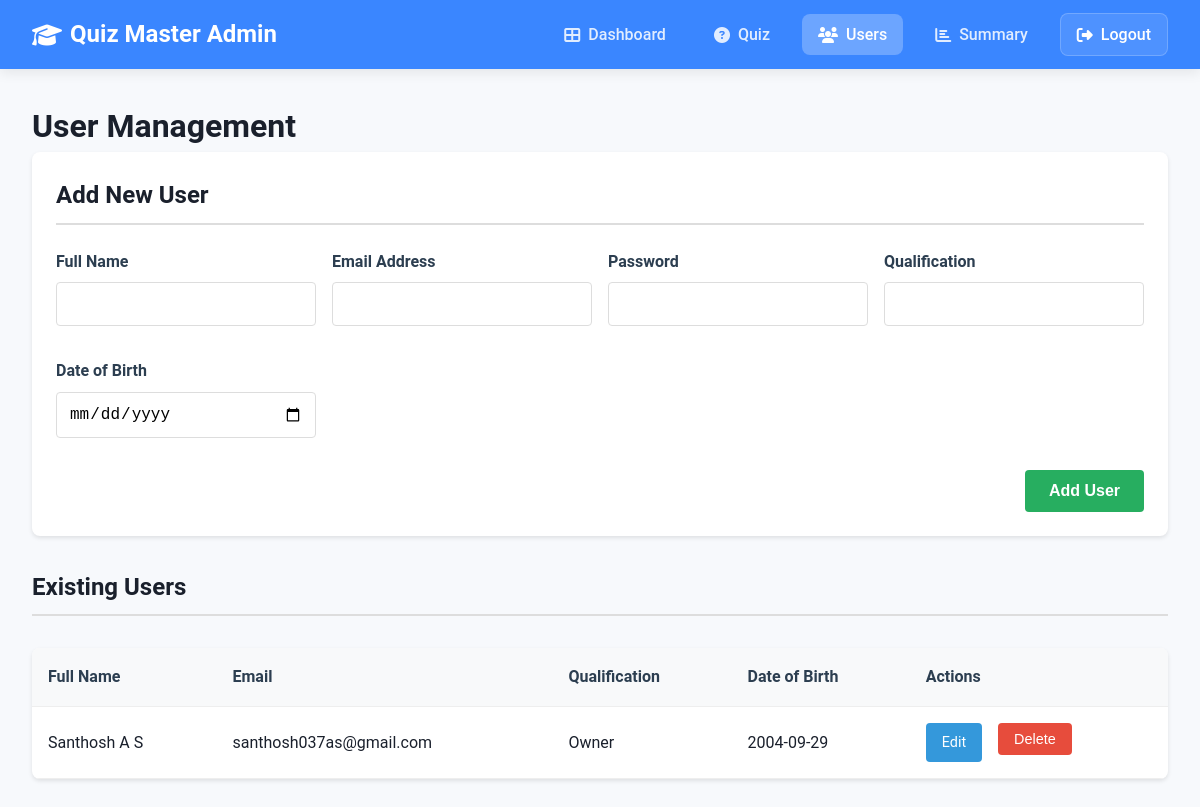
Screenshot of /users (signed in) with the database file from the repository.
### app.py (models this page shows, shortened)
class User(db.Model):
    __table_args__ = {'extend_existing': True}
    id = db.Column(db.Integer, primary_key=True)
    email = db.Column(db.String(120), unique=True, nullable=False)
    password = db.Column(db.String(200), nullable=False)
    full_name = db.Column(db.String(100), nullable=False)
    qualification = db.Column(db.String(100), nullable=False)
    dob = db.Column(db.Date, nullable=False)
    is_admin = db.Column(db.Boolean, default=False)
    quiz_attempts = db.relationship('QuizAttempt', back_populates='user', lazy=True)

### app.py (the view)
@app.route('/users')
@admin_required
def users():
    try:
        all_users = User.query.filter(User.id != session['user_id']).all()
        return render_template('admin/users.html', active_page='users', users=all_users)
    except Exception as e:
        flash('Error loading users. Please try again.', 'error')
        return redirect(url_for('admin_dashboard'))

### app.py (called while the page is built)
def get_current_user():
    if 'user_id' in session:
        return User.query.get(session['user_id'])
    return None

@app.context_processor
def utility_processor():
    return dict(current_user=get_current_user())

def admin_required(f):
    @wraps(f)
    def decorated_function(*args, **kwargs):
        if 'user_id' not in session:
            flash('Please login first.', 'error')
            return redirect(url_for('login'))
        user = User.query.get(session['user_id'])
        if not user or not user.is_admin:
            flash('Admin access required.', 'error')
            return redirect(url_for('dashboard'))
        return f(*args, **kwargs)
    return decorated_function

### templates/admin/users.html (shortened to what this page needs)
<!DOCTYPE html>
<html lang="en">
<head>
    <link rel="stylesheet" href="https://cdnjs.cloudflare.com/ajax/libs/font-awesome/6.4.0/css/all.min.css">
    <link href="/static/navbar.css" rel="stylesheet">
</head>
<body>
    <nav class="navbar">
        <div class="nav-container">
            <div class="brand">
                <i class="fas fa-graduation-cap"></i>
                Quiz Master Admin
            </div>
            <div class="nav-links">
                <a href="{{ url_for('admin_dashboard') }}" {% if active_page == 'home' %}class="active"{% endif %}>
                    <i class="fas fa-th-large"></i> Dashboard
                </a>
                <a href="{{ url_for('admin_quiz') }}" {% if active_page == 'quiz' %}class="active"{% endif %}>
                    <i class="fas fa-question-circle"></i> Quiz
                </a>
                <a href="{{ url_for('users') }}" {% if active_page == 'users' %}class="active"{% endif %}>
                    <i class="fas fa-users"></i> Users
                </a>
                <a href="{{ url_for('admin_summary') }}" {% if active_page == 'summary' %}class="active"{% endif %}>
                    <i class="fas fa-chart-bar"></i> Summary
                </a>
                <a href="{{ url_for('logout') }}" class="logout-btn">
                    <i class="fas fa-sign-out-alt"></i> Logout
                </a>
            </div>
        </div>
    </nav>
    <main class="users-container">
        <h1>User Management</h1>
        <div class="add-user-card">
            <h2 class="section-title">Add New User</h2>
            <form action="{{ url_for('add_user') }}" method="POST" class="add-user-form">
                <div class="form-group">
                    <label for="full_name">Full Name</label>
                    <input type="text" id="full_name" name="full_name" class="form-control" required>
                </div>
                <div class="form-group">
                    <label for="email">Email Address</label>
                    <input type="email" id="email" name="email" class="form-control" required>
                </div>
                <div class="form-group">
                    <label for="password">Password</label>
                    <input type="password" id="password" name="password" class="form-control" required>
                </div>
                <div class="form-group">
                    <label for="qualification">Qualification</label>
                    <input type="text" id="qualification" name="qualification" class="form-control" required>
                </div>
                <div class="form-group">
                    <label for="dob">Date of Birth</label>
                    <input type="date" id="dob" name="dob" class="form-control" required>
                </div>
                <button type="submit" class="btn-add-user">Add User</button>
            </form>
        </div>
        <h2 class="section-title">Existing Users</h2>
        {% if users %}
        <table class="users-table">
            <thead>
                <tr>
                    <th>Full Name</th>
                    <th>Email</th>
                    <th>Qualification</th>
                    <th>Date of Birth</th>
                    <th>Actions</th>
                </tr>
            </thead>
            <tbody>
                {% for user in users %}
                <tr>
                    <td>{{ user.full_name }}</td>
                    <td>{{ user.email }}</td>
                    <td>{{ user.qualification }}</td>
                    <td>{{ user.dob.strftime('%Y-%m-%d') }}</td>
                    <td class="actions-cell">
                        <a href="{{ url_for('edit_user', user_id=user.id) }}" class="btn btn-edit">Edit</a>
                        <form action="{{ url_for('delete_user', user_id=user.id) }}" method="POST" style="display: inline;">
                            <button type="submit" class="btn btn-delete" onclick="return confirm('Are you sure you want to delete this user?')">
                                Delete
                            </button>
                        </form>
                    </td>
                </tr>
                {% endfor %}
            </tbody>
        </table>
        {% else %}
        <div class="no-users">
            <h3>No users found</h3>
            <p>There are currently no registered users in the system.</p>
        </div>
        {% endif %}
    </main>
</body>
</html>

### static/navbar.css (style rules this page uses)
:root { --primary-color: #3a86ff; --primary-hover: #2667e0; --primary-light: #d9e6ff; --secondary-color: #5e6c84; --secondary-light: #eef2f6; --success-color: #2cb67d; --warning-color: #ff9f1c; --danger-color: #e63946; --info-color: #4cc9f0; --light-color: #f8f9fa; --dark-color: #2d3748; --border-color: #e2e8f0; --bg-color: #f7f9fc; --text-color: #1a202c; --text-muted: #64748b; --box-shadow: 0 4px 12px rgba(0, 0, 0, 0.08); --transition: all 0.25s ease; --border-radius: 8px; }
* { margin: 0; padding: 0; box-sizing: border-box; }
body { font-family: 'Roboto', sans-serif; line-height: 1.6; color: var(--text-color); background-color: var(--bg-color); }
.navbar { background-color: var(--primary-color); box-shadow: var(--box-shadow); position: sticky; top: 0; z-index: 1000; }
.nav-container { display: flex; justify-content: space-between; align-items: center; padding: 0.8rem 2rem; max-width: 1400px; margin: 0 auto; }
.brand { font-size: 1.5rem; font-weight: 700; color: white; display: flex; align-items: center; gap: 0.5rem; }
.nav-links { display: flex; align-items: center; gap: 1rem; }
.nav-links a { text-decoration: none; color: rgba(255, 255, 255, 0.85); font-weight: 500; padding: 0.5rem 1rem; border-radius: var(--border-radius); transition: var(--transition); display: flex; align-items: center; gap: 0.5rem; }
.nav-links a.active { background-color: rgba(255, 255, 255, 0.25); color: white; }
.logout-btn { background-color: rgba(255, 255, 255, 0.1); color: white !important; border: 1px solid rgba(255, 255, 255, 0.2); }

### templates/admin/users.html (style rules this page uses)
.users-container { padding: 2rem; }
.users-table { width: 100%; border-collapse: collapse; background: white; border-radius: 8px; overflow: hidden; box-shadow: 0 2px 4px rgba(0,0,0,0.1); margin-top: 2rem; }
.users-table th, .users-table td { padding: 1rem; text-align: left; border-bottom: 1px solid #eee; }
.users-table th { background-color: #f8f9fa; font-weight: 600; color: #2c3e50; }
.btn { padding: 0.5rem 1rem; border-radius: 4px; cursor: pointer; font-size: 0.9rem; text-decoration: none; border: none; }
.btn-edit { background-color: #3498db; color: white; margin-right: 0.5rem; }
.btn-delete { background-color: #e74c3c; color: white; }
.add-user-card { background: white; border-radius: 8px; padding: 1.5rem; box-shadow: 0 2px 4px rgba(0,0,0,0.1); margin-bottom: 2rem; }
.add-user-form { display: grid; grid-template-columns: repeat(auto-fit, minmax(250px, 1fr)); gap: 1rem; }
.form-group { margin-bottom: 1rem; }
.form-group label { display: block; margin-bottom: 0.5rem; font-weight: 600; color: #2c3e50; }
.form-control { width: 100%; padding: 0.75rem; border: 1px solid #ddd; border-radius: 4px; font-size: 1rem; }
.btn-add-user { background-color: #27ae60; color: white; border: none; padding: 0.75rem 1.5rem; border-radius: 4px; cursor: pointer; font-size: 1rem; font-weight: 600; grid-column: 1 / -1; width: max-content; justify-self: end; }
.section-title { border-bottom: 2px solid #ddd; padding-bottom: 0.5rem; margin-bottom: 1.5rem; }
.actions-cell { display: flex; gap: 0.5rem; }

### rows the page displays
User: full_name "Santhosh A S", email "santhosh037as@gmail.com", qualification "Owner", dob "2004-09-29"
